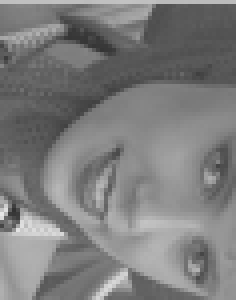
#> input picture DAY 5/p5/CC17/My Image.png, 59 x 75 px (shown 4 times larger)
$ python inesh_kumar_17.py
#> lines starting #> are read from the running program, lines starting #| are printed output that depends on the picture
# -*- coding: utf-8 -*-
"""
Created on Wed May 16 11:48:31 2018

@author: inesh
"""

from PIL import Image

t=raw_input("enter the image file name:-")
#> the answer given: CC17/My Image.png
iobj=Image.open(t)
#> iobj is the input picture: PIL image 59x75 LA; mean R, G, B, A 122.8, 122.8, 122.8, 252.6
img = iobj.convert('LA').rotate(90).crop((0,0,160,204))
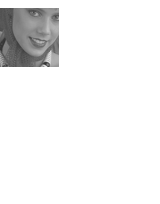
#> img: PIL image 160x204 LA; mean R, G, B, A 13.2, 13.2, 13.2, 27.2; transparent parts drawn white
img.thumbnail((75,75))
#> img: PIL image 59x75 LA
img.save("My Image.png")


import os
import zipfile

def zipdir(path, ziph):
    # ziph is zipfile handle
    for root, dirs, files in os.walk(path):
        for file in files:
            ziph.write(os.path.join(root, file))

if __name__ == '__main__':
    zipf = zipfile.ZipFile('Python.zip', 'w', zipfile.ZIP_DEFLATED)
    zipdir('/media/inesh/f32962a9-22d0-44de-adc0-8bb316305013/forsk/DAY 5/p5/CC17', zipf)
    zipf.close()
